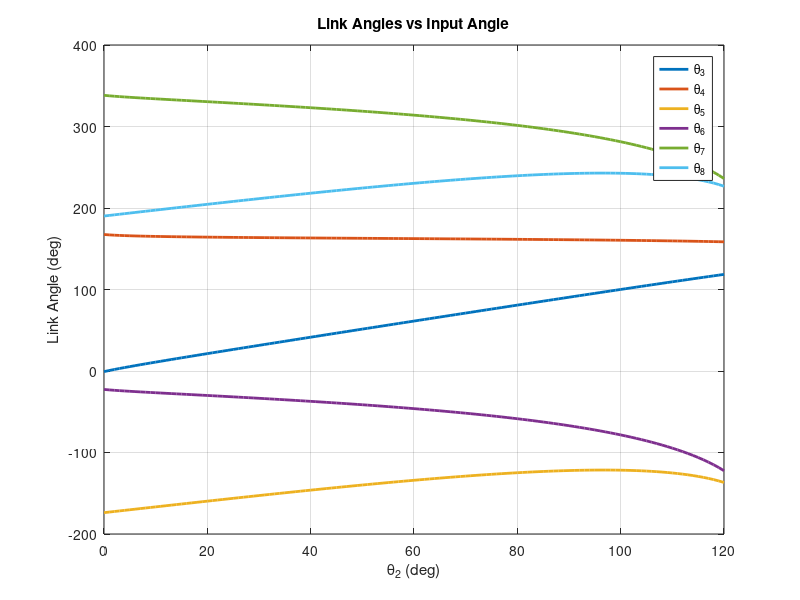
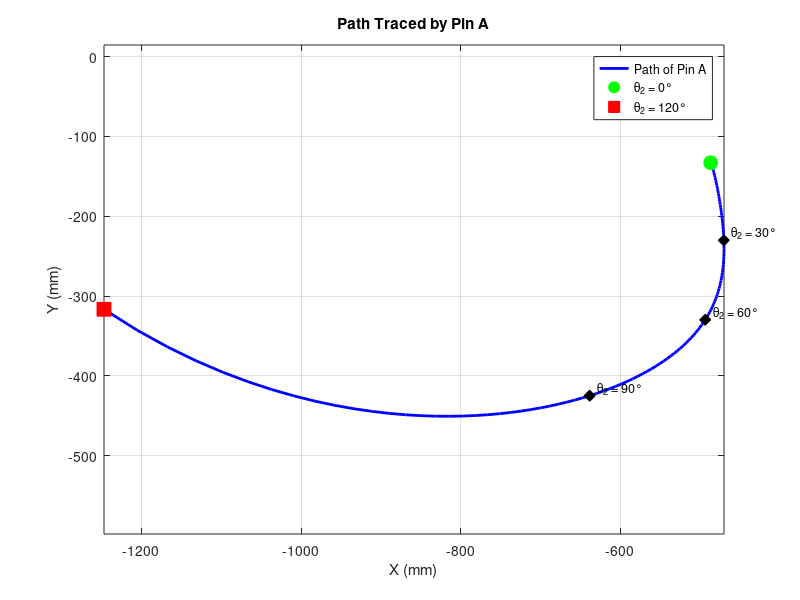

Write MATLAB code to recreate these figures, in order. (Note: this script raises an error after producing the figures.)
% ENME 473 Project Deliverable 1 - Questions 3a & 3c
clc; clear;

%% Known Values
R1 = sqrt(237.2^2 + 70.6^2);
R2 = 272.4;
R23 = 236.9;
R14 = 279.0;
R3 = 489.9;
R4 = 539.8;
R36 = 342.1;
R46 = 179.3;
R5 = 595.5;
R6 = 378.9;
R7 = 198.2;
R8 = 254.4;
RA = 336.9;         % distance from joint 7/8 to Pin A along link 8
theta1 = deg2rad(180 - atand(70.6/237.2));
alpha = deg2rad(3.2);
beta = deg2rad(3.5);

% create the range of input angles
in = 0:120;
theta2_vals = deg2rad(in);

%% Posture Analysis (Newton-Raphson)

% store initial guesses
x = deg2rad([140 60 150 150 210 150])';

% create storage for angle values (radians)
theta23_vals = zeros(1, length(theta2_vals));
theta14_vals = zeros(1, length(theta2_vals));
theta46_vals = zeros(1, length(theta2_vals));
theta36_vals = zeros(1, length(theta2_vals));
theta8_vals  = zeros(1, length(theta2_vals));
theta7_vals  = zeros(1, length(theta2_vals));

% storage for Pin A coordinates
Ax = zeros(1, length(theta2_vals));
Ay = zeros(1, length(theta2_vals));

% storage for angular velocities
omegas = zeros(6, length(theta2_vals));
omega2 = 1; % input angular velocity (rad/s)

% loop through input values
for k = 1:length(theta2_vals)
    theta2 = theta2_vals(k);
    theta23 = x(1); theta14 = x(2); theta46 = x(3);
    theta36 = x(4); theta8  = x(5); theta7  = x(6);

    while true
        % store the force matrix
        f = [R2*cos(theta2) + R23*cos(theta23) - R14*cos(theta14) - R1*cos(theta1);
            R2*sin(theta2) + R23*sin(theta23) - R14*sin(theta14) - R1*sin(theta1);
            R2*cos(theta2) + R4*cos(theta23) + R46*cos(theta46) - R36*cos(theta36) - R3*cos(theta14+alpha) - R1*cos(theta1);
            R2*sin(theta2) + R4*sin(theta23) + R46*sin(theta46) - R36*sin(theta36) - R3*sin(theta14+alpha) - R1*sin(theta1);
            R2*cos(theta2) + R4*cos(theta23) + R6*cos(theta46) - R8*cos(theta8) + R7*cos(theta7) - R5*cos(theta36+beta) - R3*cos(theta14+alpha) - R1*cos(theta1);
            R2*sin(theta2) + R4*sin(theta23) + R6*sin(theta46) - R8*sin(theta8) + R7*sin(theta7) - R5*sin(theta36+beta) - R3*sin(theta14+alpha) - R1*sin(theta1)];

        % store the jacobian
        J = [-R23*sin(theta23),  R14*sin(theta14),              0,                    0,             0,            0;
            R23*cos(theta23), -R14*cos(theta14),              0,                    0,             0,            0;
            -R4*sin(theta23),   R3*sin(theta14+alpha), -R46*sin(theta46),  R36*sin(theta36),       0,            0;
            R4*cos(theta23),  -R3*cos(theta14+alpha),  R46*cos(theta46), -R36*cos(theta36),       0,            0;
            -R4*sin(theta23),   R3*sin(theta14+alpha), -R6*sin(theta46),   R5*sin(theta36+beta),  R8*sin(theta8), -R7*sin(theta7);
            R4*cos(theta23),  -R3*cos(theta14+alpha),  R6*cos(theta46),  -R5*cos(theta36+beta), -R8*cos(theta8),  R7*cos(theta7)];

        dx = J\f;
        x_new = x - dx;
        x_new = atan2(sin(x_new), cos(x_new));

        if norm(f,inf) < 1e-6 && norm(x_new - x,inf) < 1e-6
            x = x_new;
            break;
        end
        x = x_new;
        theta23 = x(1); theta14 = x(2); theta46 = x(3);
        theta36 = x(4); theta8  = x(5); theta7  = x(6);
    end

    % store posture results
    theta23_vals(k) = x(1);
    theta14_vals(k) = x(2);
    theta46_vals(k) = x(3);
    theta36_vals(k) = x(4);
    theta8_vals(k)  = x(5);
    theta7_vals(k)  = x(6);

    % velocity analysis: J * omega = -df/dtheta2 * omega2
    theta23 = x(1); theta14 = x(2); theta46 = x(3);
    theta36 = x(4); theta8  = x(5); theta7  = x(6);
    J = [-R23*sin(theta23),  R14*sin(theta14),              0,                    0,             0,            0;
          R23*cos(theta23), -R14*cos(theta14),              0,                    0,             0,            0;
         -R4*sin(theta23),   R3*sin(theta14+alpha), -R46*sin(theta46),  R36*sin(theta36),       0,            0;
          R4*cos(theta23),  -R3*cos(theta14+alpha),  R46*cos(theta46), -R36*cos(theta36),       0,            0;
         -R4*sin(theta23),   R3*sin(theta14+alpha), -R6*sin(theta46),   R5*sin(theta36+beta),  R8*sin(theta8), -R7*sin(theta7);
          R4*cos(theta23),  -R3*cos(theta14+alpha),  R6*cos(theta46),  -R5*cos(theta36+beta), -R8*cos(theta8),  R7*cos(theta7)];
    df_dt2 = [-R2*sin(theta2);
               R2*cos(theta2);
              -R2*sin(theta2);
               R2*cos(theta2);
              -R2*sin(theta2);
               R2*cos(theta2)];
    omegas(:,k) = J \ (-df_dt2 * omega2);

    % compute Pin A position: Origin -> R2 -> R4 -> R6 -> (R8+RA) extension
    % theta4 = theta23, theta6 = theta46
    Ax(k) = R2*cos(theta2) + R4*cos(x(1)) + R6*cos(x(3)) - (R8 + RA)*cos(x(5));
    Ay(k) = R2*sin(theta2) + R4*sin(x(1)) + R6*sin(x(3)) - (R8 + RA)*sin(x(5));
end

%% Post-process Angles

% convert to degrees with unwrapping
theta23_vals = rad2deg(unwrap(theta23_vals));
theta14_vals = rad2deg(unwrap(theta14_vals));
theta46_vals = rad2deg(unwrap(theta46_vals));
theta36_vals = rad2deg(unwrap(theta36_vals));
theta8_vals  = rad2deg(unwrap(theta8_vals));
theta7_vals  = rad2deg(unwrap(theta7_vals));

% calculate actual link angles using constraint equations
theta3_vals = theta14_vals + rad2deg(alpha);
theta4_vals = theta23_vals;
theta5_vals = theta36_vals + rad2deg(beta);
theta6_vals = theta46_vals;
theta7_vals = theta7_vals +180;
theta8_vals = theta8_vals +180;

%% Plot 1: Link Angles vs Input Angle (Q3a)
figure
plot(in, theta3_vals, 'LineWidth', 2)
hold on
plot(in, theta4_vals, 'LineWidth', 2)
plot(in, theta5_vals, 'LineWidth', 2)
plot(in, theta6_vals, 'LineWidth', 2)
plot(in, theta7_vals, 'LineWidth', 2)
plot(in, theta8_vals, 'LineWidth', 2)
xlabel('\theta_2 (deg)')
ylabel('Link Angle (deg)')
title('Link Angles vs Input Angle')
legend('\theta_3','\theta_4','\theta_5','\theta_6','\theta_7','\theta_8','Location','best')
grid on
box on
%exportgraphics(gcf, 'ENME_473_Project_3a.png', 'Resolution', 600);

%% Plot 2: Path Traced by Pin A (Q3c)
figure
plot(Ax, Ay, 'b-', 'LineWidth', 2)
hold on
% mark start and end points
plot(Ax(1),   Ay(1),   'go', 'MarkerSize', 10, 'MarkerFaceColor', 'g', 'DisplayName', '\theta_2 = 0°')
plot(Ax(end), Ay(end), 'rs', 'MarkerSize', 10, 'MarkerFaceColor', 'r', 'DisplayName', '\theta_2 = 120°')
% mark every 30 degrees
for idx = [31 61 91]  % theta2 = 30, 60, 90
    plot(Ax(idx), Ay(idx), 'kd', 'MarkerSize', 8, 'MarkerFaceColor', 'k', 'HandleVisibility', 'off')
    text(Ax(idx)+10, Ay(idx)+10, sprintf('\\theta_2 = %d°', in(idx)), 'FontSize', 9)
end
xlabel('X (mm)')
ylabel('Y (mm)')
title('Path Traced by Pin A')
legend('Path of Pin A', '\theta_2 = 0°', '\theta_2 = 120°', 'Location', 'best')
grid on
box on
axis equal
%exportgraphics(gcf, 'ENME_473_Project_3c.png', 'Resolution', 600);

%% Write tables to Excel
filename = 'Q3_Results.xlsx';

% Q3a - Link Angles
T_angles = table(in', theta3_vals', theta4_vals', theta5_vals', ...
    theta6_vals', theta7_vals', theta8_vals', ...
    'VariableNames', {'Theta2_deg','Theta3','Theta4','Theta5','Theta6','Theta7','Theta8'});
writetable(T_angles, filename, 'Sheet', 'Link Angles');

% Q3b - Angular Velocities
% omegas rows: [t23, t14, t46, t36, t8, t7]
T_vel = table(in', omegas(2,:)', omegas(1,:)', omegas(4,:)', ...
    omegas(3,:)', omegas(6,:)', omegas(5,:)', ...
    'VariableNames', {'Theta2_deg','omega3','omega4','omega5','omega6','omega7','omega8'});
writetable(T_vel, filename, 'Sheet', 'Angular Velocities');

% Q3c - Pin A Position
T_pinA = table(in', Ax', Ay', ...
    'VariableNames', {'Theta2_deg','X_A_mm','Y_A_mm'});
writetable(T_pinA, filename, 'Sheet', 'Pin A Position');

fprintf('Q3 results written to %s\n', filename);
